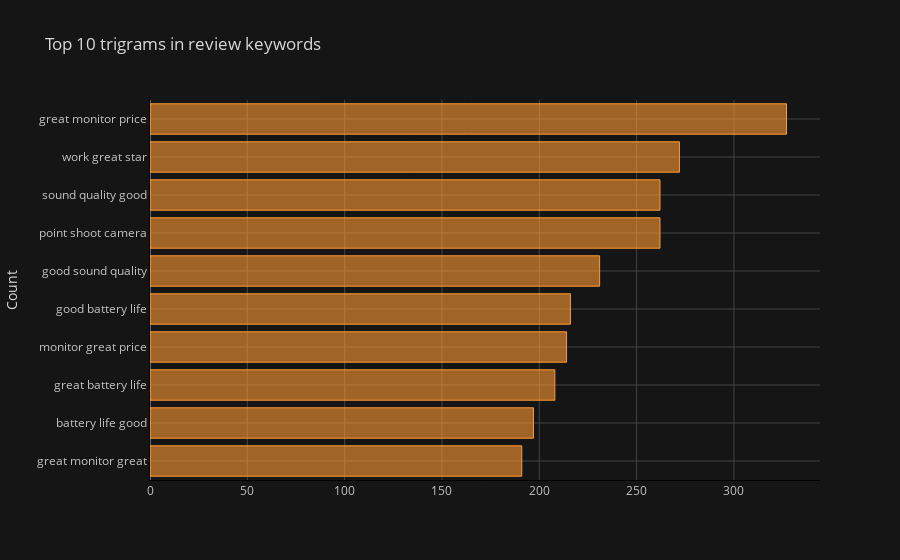

Source (notebook cell):
### Markdown cell above
Trigrams Frequency Distribution

### Code cell
common_words = get_top_n_words(df['keywords'], n=10, remove_stop_words=True, ngram_from=3, ngram_to=3)

df3 = pd.DataFrame(common_words, columns = ['keywords' , 'count'])

df3.groupby('keywords').sum()['count'].sort_values().iplot(
    kind='barh', yTitle='Count', linecolor='black', title='Top 10 trigrams in review keywords'
)

### Figure 1 — Plotly figure (JSON) as saved in the notebook; plotly's stock layout.template omitted (floating-point values rounded to 4 significant figures)
{"data": [{"marker": {"color": "rgba(255, 153, 51, 0.6)", "line": {"color": "rgba(255, 153, 51, 1.0)", "width": 1}}, "name": "count", "orientation": "h", "text": "", "type": "bar", "x": [191, 197, 208, 214, 216, 231, 262, 262, 272, 327], "y": ["great monitor great", "battery life good", "great battery life", "monitor great price", "good battery life", "good sound quality", "point shoot camera", "sound quality good", "work great star", "great monitor price"]}], "layout": {"legend": {"bgcolor": "#151516", "font": {"color": "#D9D9D9"}}, "paper_bgcolor": "#151516", "plot_bgcolor": "#151516", "title": {"font": {"color": "#D9D9D9"}, "text": "Top 10 trigrams in review keywords"}, "xaxis": {"gridcolor": "#434343", "linecolor": "black", "showgrid": true, "tickfont": {"color": "#C2C2C2"}, "title": {"font": {"color": "#D9D9D9"}, "text": ""}, "zerolinecolor": "#666570"}, "yaxis": {"gridcolor": "#434343", "linecolor": "black", "showgrid": true, "tickfont": {"color": "#C2C2C2"}, "title": {"font": {"color": "#D9D9D9"}, "text": "Count"}, "zerolinecolor": "#666570"}}}
